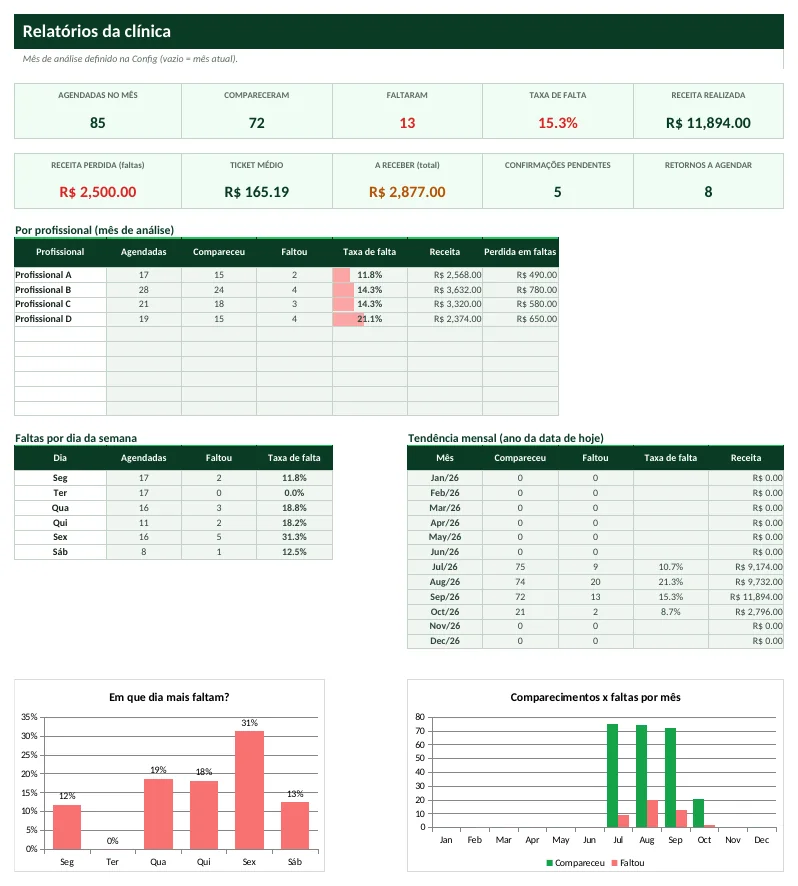
#> input picture site/img/agenda-retornos-dash.webp, 798 x 886 px
$ python -i shots.py   (imports and definitions only)
#> lines starting #> are read from the running program, lines starting #| are printed output that depends on the picture
# -*- coding: utf-8 -*-
"""Gera capturas de tela (PNG) das abas principais do EXEMPLO.xlsx via LibreOffice -> PDF -> PNG."""
import importlib, os, subprocess, sys, glob, warnings
# [1 line not run here, left out]
sys.path.insert(0, os.path.dirname(os.path.abspath(__file__)))
sys.path.insert(0, os.path.join(os.path.dirname(os.path.abspath(__file__)), "products"))
from PIL import Image, ImageChops
from lib import Book
import build as B

SHOTS = {
    "p01_fluxo": [("inicio", "Início"), ("lancamentos", "Lançamentos"), ("mensal", "Mensal"), ("dashboard", "Dashboard")],
    "p02_precificador": [("inicio", "Início"), ("produtos", "Produtos"), ("simulador", "Simulador"), ("resumo", "Resumo")],
    "p03_estoque": [("inicio", "Início"), ("posicao", "Posição"), ("curva-abc", "Curva ABC"), ("compras", "Compras"), ("dashboard", "Dashboard")],
    "p04_contas": [("inicio", "Início"), ("receber", "Receber"), ("painel", "Painel")],
    "p05_crm": [("inicio", "Início"), ("leads", "Leads"), ("agenda", "Agenda"), ("funil", "Funil"), ("dashboard", "Dashboard")],
    "p06_dre": [("inicio", "Início"), ("lancamentos", "Lançamentos"), ("dre", "DRE"), ("ponto-equilibrio", "Ponto de Equilíbrio")],
    "p07_ficha": [("inicio", "Início"), ("pratos", "Pratos"), ("cmv-mensal", "CMV Mensal"), ("dashboard", "Dashboard")],
    "p08_oficina": [("inicio", "Início"), ("os", "OS"), ("dashboard", "Dashboard")],
    "p09_obras": [("inicio", "Início"), ("cronograma", "Cronograma"), ("resumo", "Resumo")],
    "p10_clinica": [("inicio", "Início"), ("agenda", "Agenda"), ("pendencias", "Pendências"), ("relatorios", "Relatórios")],
}


def crop(path):
#> called with path = '../site/img/agenda-retornos-dash.webp'
    im = Image.open(path).convert("RGB")
#> im is the input picture: PIL image 798x886 RGB; mean R, G, B 222.7, 228.7, 223.9
    bg = Image.new("RGB", im.size, (255, 255, 255))
#> bg: PIL image 798x886 RGB; every value is 255
    # ignora o rodapé de impressão ("Página 1 de 1") que fica na margem inferior da página
    body = im.crop((0, 0, im.width, im.height - 70))
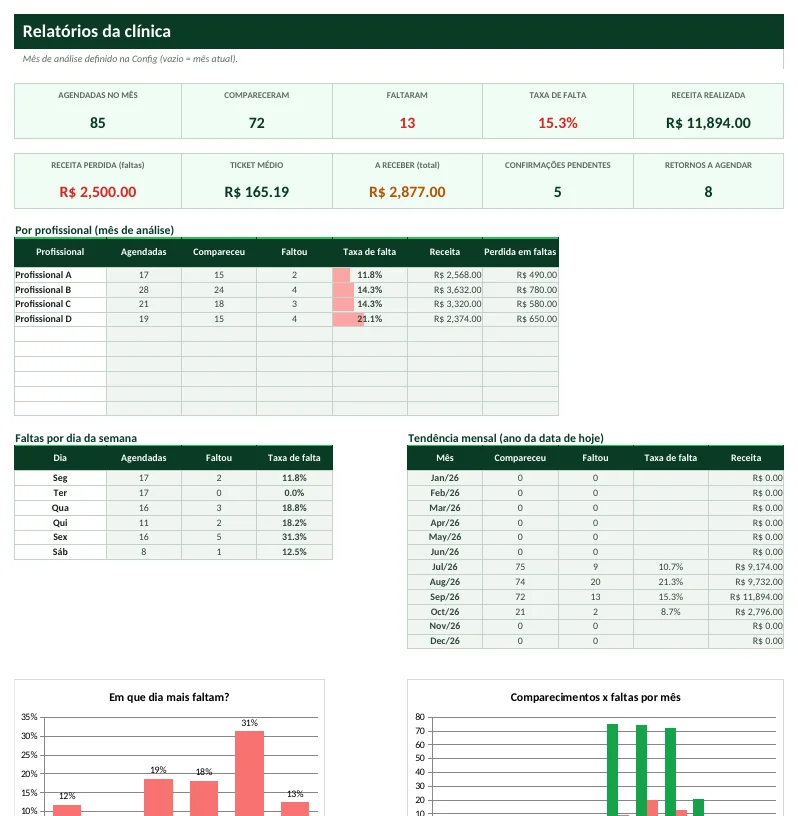
#> body: PIL image 798x816 RGB; mean R, G, B 220.7, 228.1, 223
    bbox = ImageChops.difference(body, bg.crop((0, 0, body.width, body.height))).getbbox()
#> bbox = (0, 0, 798, 816)
    if bbox:
        l, t, r, b = bbox
#> l = 0; t = 0; r = 798; b = 816
        im = im.crop((max(0, l - 14), max(0, t - 14), min(im.width, r + 14), min(im.height, b + 14)))
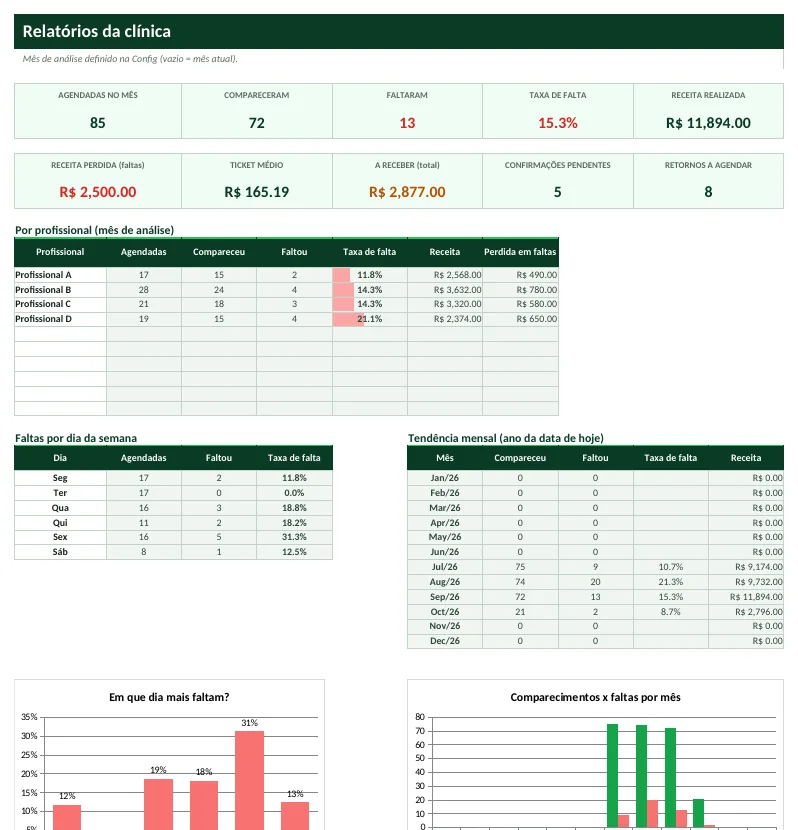
#> im: PIL image 798x830 RGB; mean R, G, B 221, 227.9, 222.8
    im.save(path, optimize=True)


def main(only=None):
    for mod_name, items in SHOTS.items():
        if only and not any(o in mod_name for o in only):
            continue
        mod = importlib.import_module(mod_name)
        dest = os.path.join(B.ROOT, "planilhas", mod.PASTA, "img")
        os.makedirs(dest, exist_ok=True)
        print("==", mod.NOME)
        for fname, sheet in items:
            tmp = os.path.join(B.BUILD, f"shot_{mod_name}_{fname}.xlsx")
            bk = Book(tmp, sample=True, product=mod.NOME, shots=[sheet])
            mod.build(bk)
            outdir = os.path.join(B.BUILD, "pdf"); os.makedirs(outdir, exist_ok=True)
            B.recalc(tmp)   # garante perfil LO + recálculo (também gera xlsx recalculado)
            rec = os.path.join(B.BUILD, "recalc", os.path.basename(tmp))
            subprocess.run(["soffice", "--headless", "--norestore", f"-env:UserInstallation=file://{B.BUILD}/lo_profile", "--convert-to", "pdf", "--outdir", outdir, tmp],
                           check=True, stdout=subprocess.PIPE, stderr=subprocess.PIPE, timeout=300)
            pdf = os.path.join(outdir, os.path.basename(tmp).replace(".xlsx", ".pdf"))
            prefix = os.path.join(outdir, f"{mod_name}_{fname}")
            subprocess.run(["pdftoppm", "-r", "125", "-png", "-f", "1", "-l", "1", pdf, prefix], check=True)
            png = sorted(glob.glob(prefix + "*.png"))[0]
            final = os.path.join(dest, f"{fname}.png")
            os.replace(png, final)
            crop(final)
            print("  ", final.replace(B.ROOT + "/", ""))


# [2 lines not run here, left out]

>>> result = crop('../site/img/agenda-retornos-dash.webp')

$ run again, on site/img/controle-de-obras-dash.webp
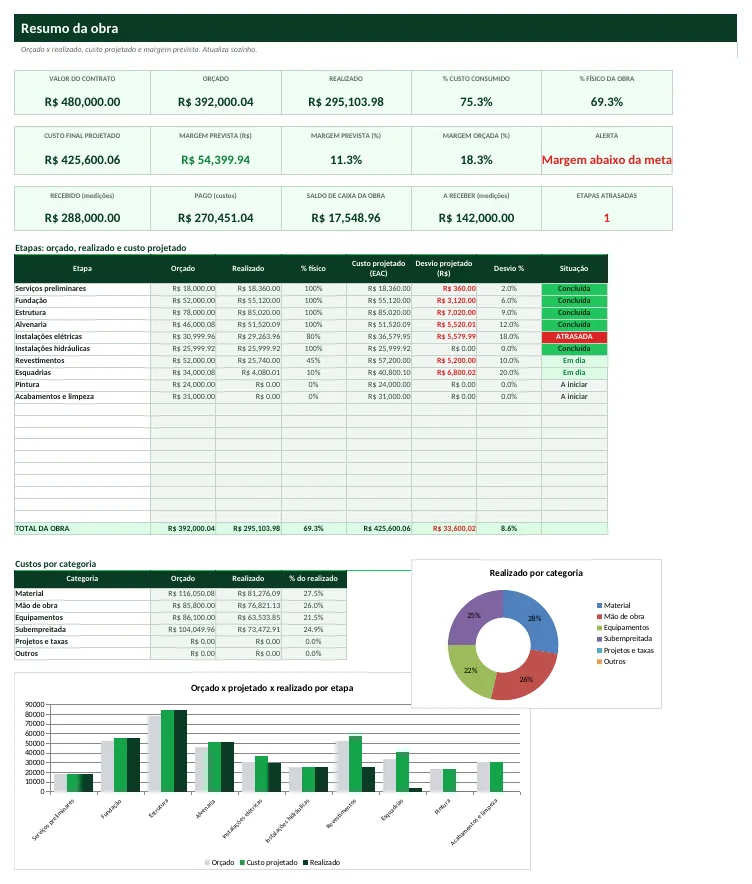
#> input picture site/img/controle-de-obras-dash.webp, 752 x 884 px
#> in crop, im is the input picture: PIL image 752x884 RGB; mean R, G, B 221.6, 230.3, 225
#> bg: PIL image 752x884 RGB; every value is 255
#> in crop, `body = im.crop((0, 0, im.width, im.height - 70))`:
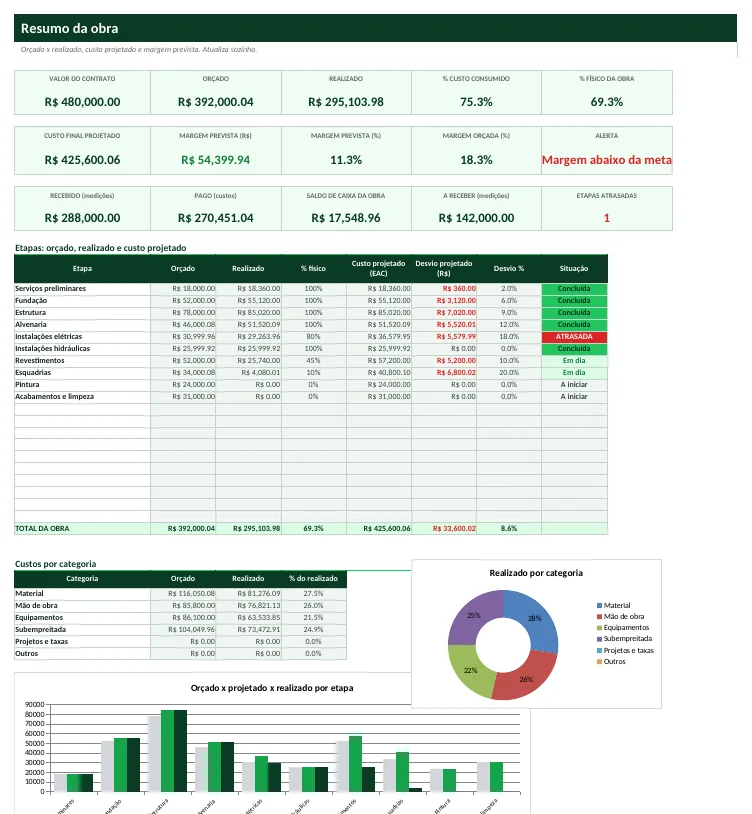
#> body: PIL image 752x814 RGB; mean R, G, B 218.9, 228.4, 222.6
#> bbox = (0, 0, 752, 814)
#> l = 0; r = 752; b = 814
#> in crop, `im = im.crop((max(0, l - 14), max(0, t - 14), min(im.width, r + 14), m..`:
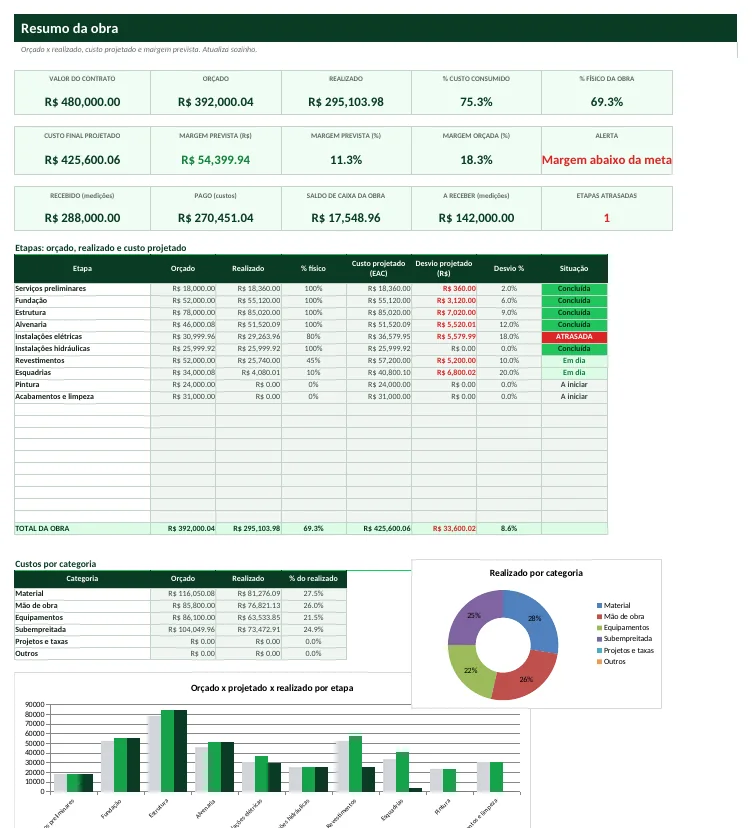
#> im: PIL image 752x828 RGB; mean R, G, B 219.5, 228.7, 223.1

$ run again, on site/img/controle-de-obras-sheet.webp
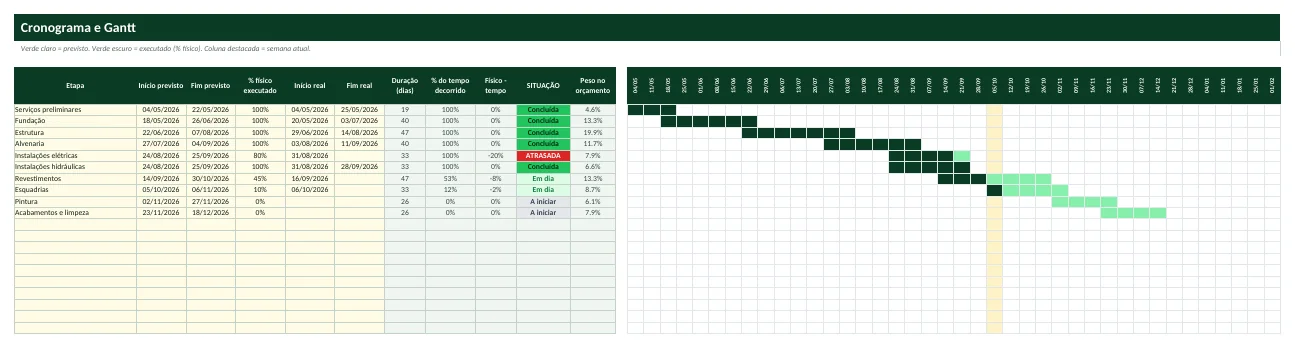
#> input picture site/img/controle-de-obras-sheet.webp, 1295 x 348 px
#> in crop, im is the input picture: PIL image 1295x348 RGB; mean R, G, B 200.1, 211.6, 201.7
#> bg: PIL image 1295x348 RGB; every value is 255
#> in crop, `body = im.crop((0, 0, im.width, im.height - 70))`:
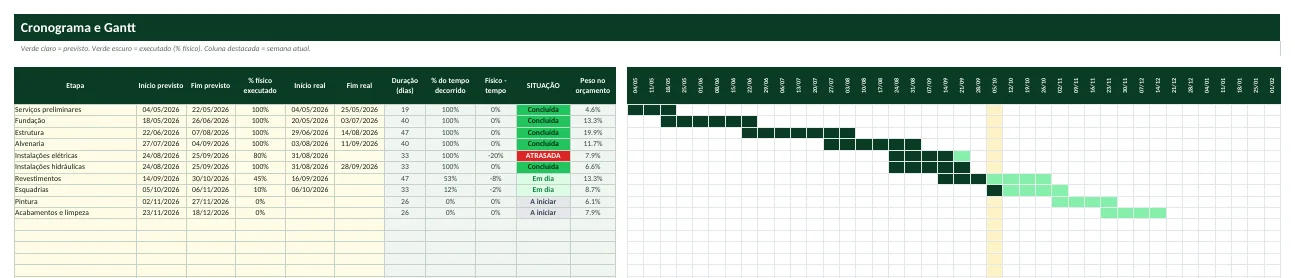
#> body: PIL image 1295x278 RGB; mean R, G, B 187.8, 202, 191
#> bbox = (6, 0, 1295, 278)
#> l = 6; t = 0; r = 1295; b = 278
#> in crop, `im = im.crop((max(0, l - 14), max(0, t - 14), min(im.width, r + 14), m..`:
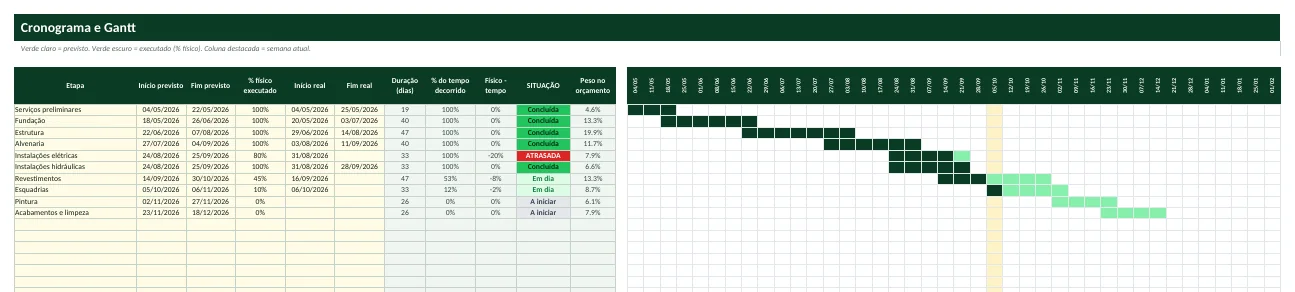
#> im: PIL image 1295x292 RGB; mean R, G, B 190.7, 204.3, 193.5

$ run again, on site/img/crm-funil-dash.webp
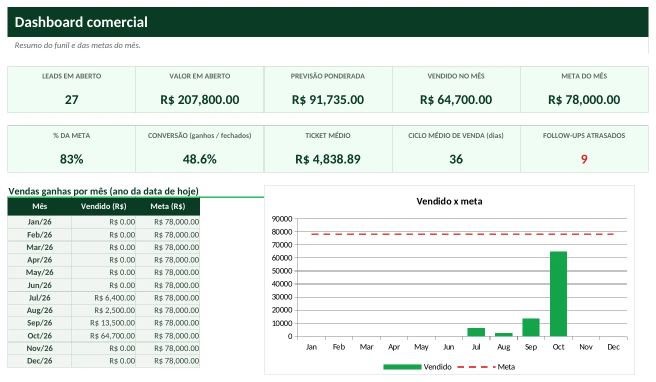
#> input picture site/img/crm-funil-dash.webp, 1311 x 763 px (shown at 1/2 size)
#> in crop, im is the input picture: PIL image 1311x763 RGB; mean R, G, B 218.4, 228.4, 222.5
#> bg: PIL image 1311x763 RGB; every value is 255
#> in crop, `body = im.crop((0, 0, im.width, im.height - 70))`:
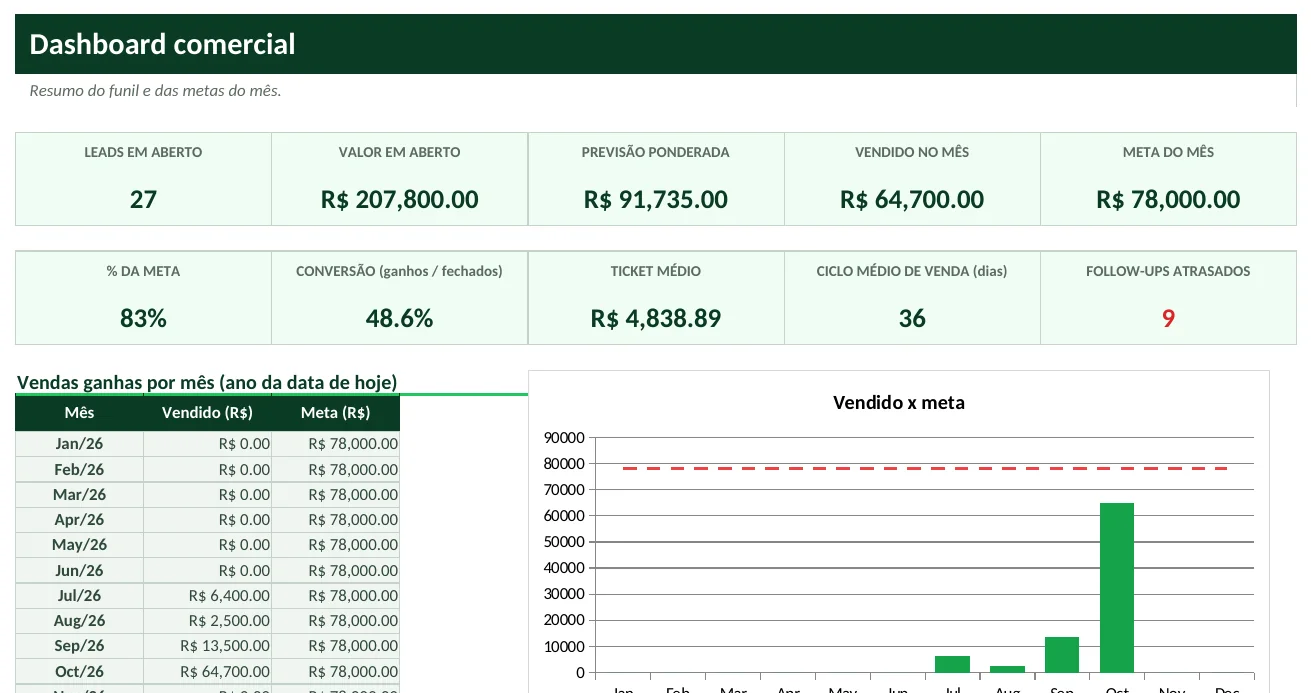
#> body: PIL image 1311x693 RGB; mean R, G, B 215.8, 226.6, 220.3
#> bbox = (0, 0, 1311, 693)
#> l = 0; r = 1311; b = 693
#> in crop, `im = im.crop((max(0, l - 14), max(0, t - 14), min(im.width, r + 14), m..`:
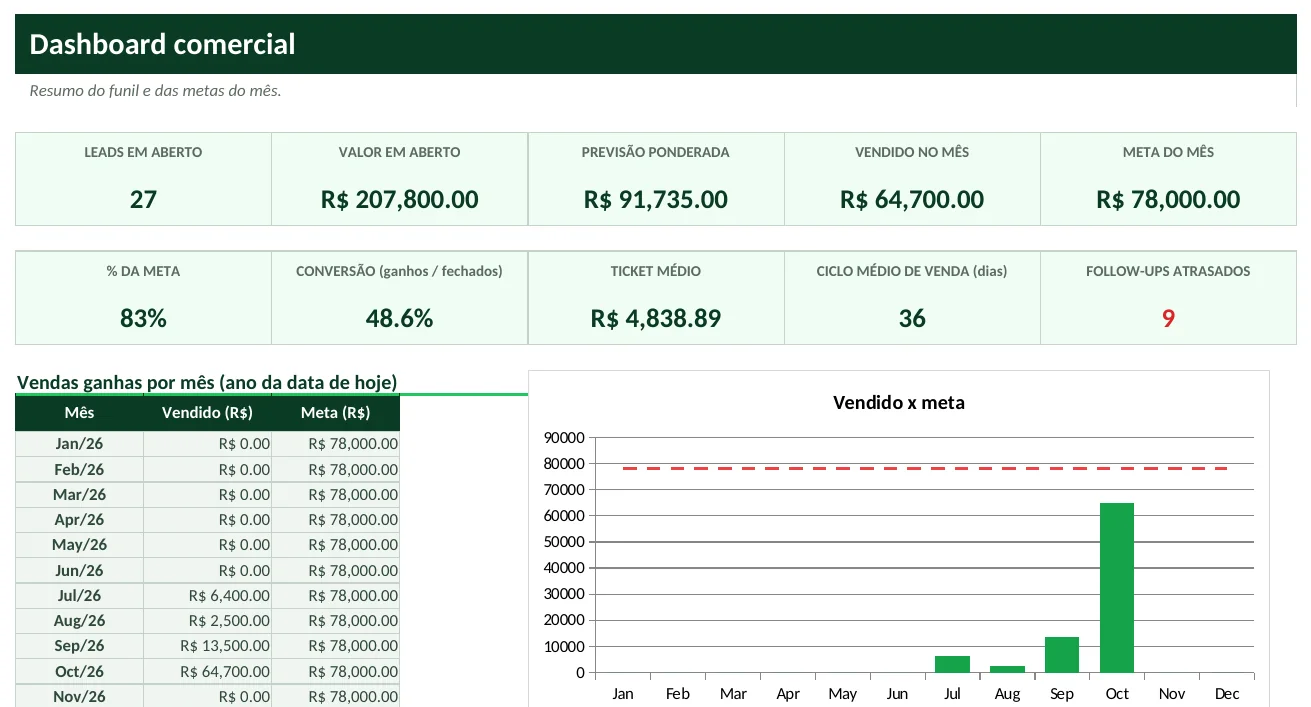
#> im: PIL image 1311x707 RGB; mean R, G, B 216.2, 226.8, 220.6
